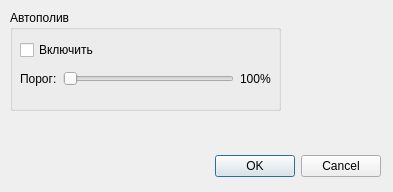
<?xml version="1.0" encoding="UTF-8"?>
<ui version="4.0">
 <class>DeviceSettingsDialog</class>
 <widget class="QDialog" name="DeviceSettingsDialog">
  <property name="geometry">
   <rect>
    <x>0</x>
    <y>0</y>
    <width>393</width>
    <height>192</height>
   </rect>
  </property>
  <property name="windowTitle">
   <string>Dialog</string>
  </property>
  <widget class="QDialogButtonBox" name="buttonBox">
   <property name="geometry">
    <rect>
     <x>40</x>
     <y>150</y>
     <width>341</width>
     <height>32</height>
    </rect>
   </property>
   <property name="orientation">
    <enum>Qt::Horizontal</enum>
   </property>
   <property name="standardButtons">
    <set>QDialogButtonBox::Cancel|QDialogButtonBox::Ok</set>
   </property>
  </widget>
  <widget class="QGroupBox" name="groupBox">
   <property name="geometry">
    <rect>
     <x>10</x>
     <y>10</y>
     <width>271</width>
     <height>101</height>
    </rect>
   </property>
   <property name="title">
    <string>Автополив</string>
   </property>
   <widget class="QWidget" name="verticalLayoutWidget">
    <property name="geometry">
     <rect>
      <x>10</x>
      <y>20</y>
      <width>251</width>
      <height>61</height>
     </rect>
    </property>
    <layout class="QVBoxLayout" name="verticalLayout">
     <property name="topMargin">
      <number>10</number>
     </property>
     <item>
      <widget class="QCheckBox" name="autowatering_enabled">
       <property name="text">
        <string>Включить</string>
       </property>
      </widget>
     </item>
     <item>
      <layout class="QHBoxLayout" name="horizontalLayout">
       <item>
        <widget class="QLabel" name="wateringThresholdLabel">
         <property name="text">
          <string>Порог:</string>
         </property>
        </widget>
       </item>
       <item>
        <widget class="QSlider" name="autowatering_threshold">
         <property name="orientation">
          <enum>Qt::Horizontal</enum>
         </property>
        </widget>
       </item>
       <item>
        <widget class="QLabel" name="threshold_perc">
         <property name="text">
          <string>100%</string>
         </property>
        </widget>
       </item>
      </layout>
     </item>
    </layout>
   </widget>
  </widget>
 </widget>
 <resources/>
 <connections>
  <connection>
   <sender>buttonBox</sender>
   <signal>accepted()</signal>
   <receiver>DeviceSettingsDialog</receiver>
   <slot>accept()</slot>
   <hints>
    <hint type="sourcelabel">
     <x>248</x>
     <y>254</y>
    </hint>
    <hint type="destinationlabel">
     <x>157</x>
     <y>274</y>
    </hint>
   </hints>
  </connection>
  <connection>
   <sender>buttonBox</sender>
   <signal>rejected()</signal>
   <receiver>DeviceSettingsDialog</receiver>
   <slot>reject()</slot>
   <hints>
    <hint type="sourcelabel">
     <x>316</x>
     <y>260</y>
    </hint>
    <hint type="destinationlabel">
     <x>286</x>
     <y>274</y>
    </hint>
   </hints>
  </connection>
 </connections>
</ui>
